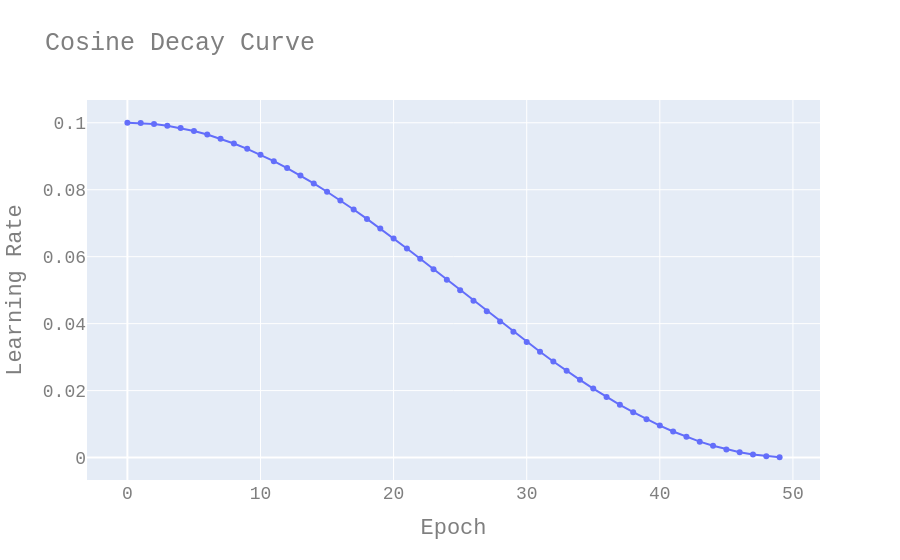

Notebook cell for this chart:
### Markdown cell above
<h2 dir=rtl align=right style="line-height:200%;font-family:vazir;color:#0099cc">
<font face="vazir" color="#0099cc">
زمانبندی کسینوسی (Cosine)
</font>
</h2>

### Code cell
lr = 0.1
epoch = 50

x = np.arange(0, epoch, 1)
y = 0.5 * (lr * (1 + np.cos(np.pi * x / epoch)))

fig = go.Figure()
fig.add_trace(go.Scatter(x=x, y=y, mode='lines+markers'))
fig.update_layout(
    title="Cosine Decay Curve",
    xaxis_title="Epoch",
    yaxis_title="Learning Rate",
    font=dict(
        family="Courier New, monospace",
        size=18,
        color="#7f7f7f"
    )
)
fig.show()

### Figure 1 — Plotly figure (JSON) as saved in the notebook; plotly's stock layout.template omitted (floating-point values rounded to 4 significant figures)
{"data": [{"mode": "lines+markers", "type": "scatter", "x": [0, 1, 2, 3, 4, 5, 6, 7, 8, 9, 10, 11, 12, 13, 14, 15, 16, 17, 18, 19, 20, 21, 22, 23, 24, 25, 26, 27, 28, 29, 30, 31, 32, 33, 34, 35, 36, 37, 38, 39, 40, 41, 42, 43, 44, 45, 46, 47, 48, 49], "y": [0.1, 0.0999, 0.09961, 0.09911, 0.09843, 0.09755, 0.09649, 0.09524, 0.09382, 0.09222, 0.09045, 0.08853, 0.08645, 0.08423, 0.08187, 0.07939, 0.07679, 0.07409, 0.07129, 0.06841, 0.06545, 0.06243, 0.05937, 0.05627, 0.05314, 0.05, 0.04686, 0.04373, 0.04063, 0.03757, 0.03455, 0.03159, 0.02871, 0.02591, 0.02321, 0.02061, 0.01813, 0.01577, 0.01355, 0.01147, 0.009549, 0.007784, 0.006185, 0.004759, 0.003511, 0.002447, 0.001571, 0.0008856, 0.0003943, 9.866e-05]}], "layout": {"font": {"color": "#7f7f7f", "family": "Courier New, monospace", "size": 18}, "title": {"text": "Cosine Decay Curve"}, "xaxis": {"title": {"text": "Epoch"}}, "yaxis": {"title": {"text": "Learning Rate"}}}}
